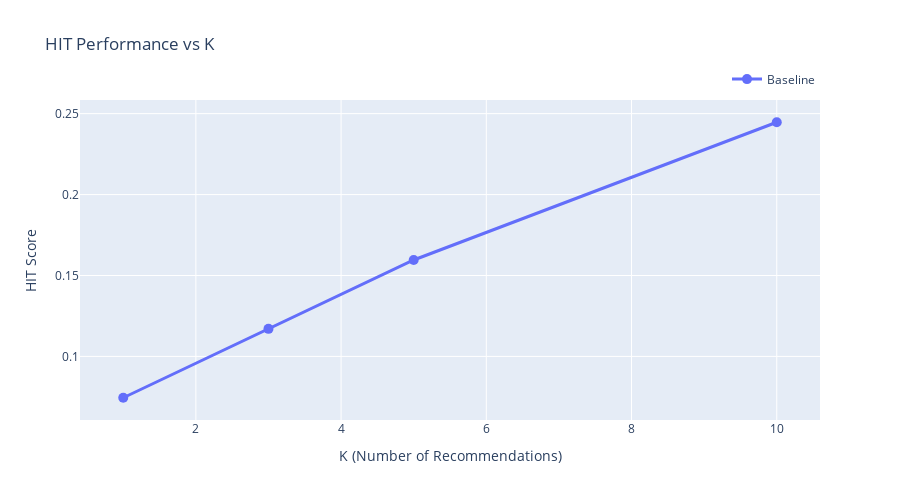
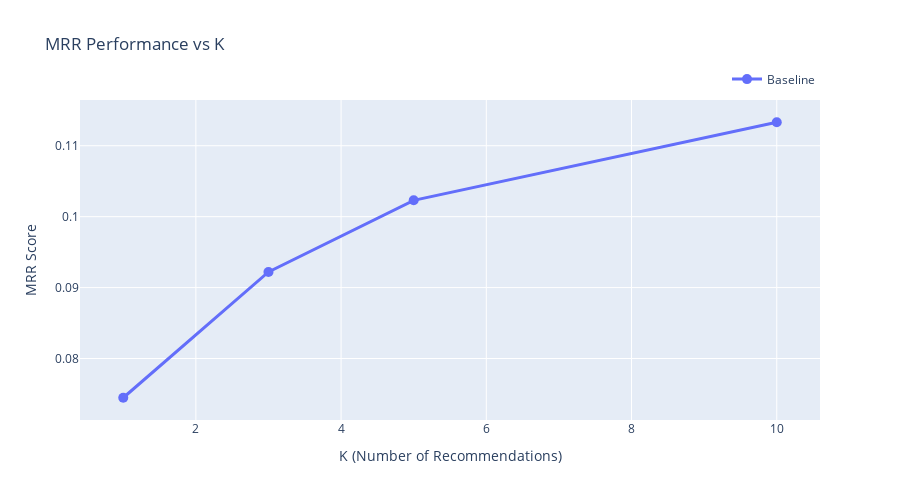
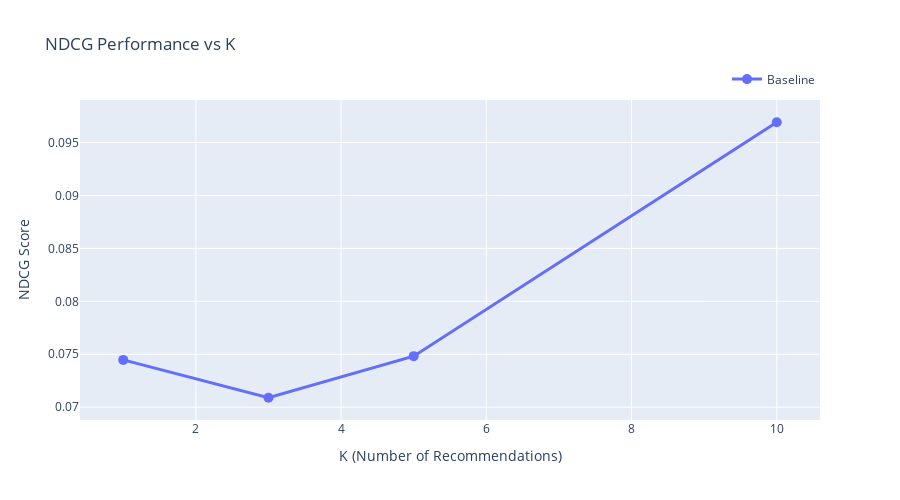

The notebook cell saved with these charts, in order:
### Code cell
# Show how metrics improve with K
for metric in ['HIT', 'MRR', 'NDCG', 'Recall']:
    fig = visualizer.plot_metric_vs_k(metric_type=metric, k_values=[1, 3, 5, 10])
    fig.show()

### Figure 1 — Plotly figure (JSON) as saved in the notebook; plotly's stock layout.template omitted (floating-point values rounded to 4 significant figures)
{"data": [{"line": {"width": 3}, "marker": {"size": 10}, "mode": "lines+markers", "name": "Baseline", "type": "scatter", "x": [1, 3, 5, 10], "y": [0.07447, 0.117, 0.1596, 0.2447]}], "layout": {"height": 500, "hovermode": "x unified", "legend": {"orientation": "h", "x": 1, "xanchor": "right", "y": 1.02, "yanchor": "bottom"}, "showlegend": true, "title": {"text": "HIT Performance vs K"}, "xaxis": {"title": {"text": "K (Number of Recommendations)"}}, "yaxis": {"title": {"text": "HIT Score"}}}}

### Figure 2 — Plotly figure (JSON) as saved in the notebook; plotly's stock layout.template omitted (floating-point values rounded to 4 significant figures)
{"data": [{"line": {"width": 3}, "marker": {"size": 10}, "mode": "lines+markers", "name": "Baseline", "type": "scatter", "x": [1, 3, 5, 10], "y": [0.07447, 0.0922, 0.1023, 0.1133]}], "layout": {"height": 500, "hovermode": "x unified", "legend": {"orientation": "h", "x": 1, "xanchor": "right", "y": 1.02, "yanchor": "bottom"}, "showlegend": true, "title": {"text": "MRR Performance vs K"}, "xaxis": {"title": {"text": "K (Number of Recommendations)"}}, "yaxis": {"title": {"text": "MRR Score"}}}}

### Figure 3 — Plotly figure (JSON) as saved in the notebook; plotly's stock layout.template omitted (floating-point values rounded to 4 significant figures)
{"data": [{"line": {"width": 3}, "marker": {"size": 10}, "mode": "lines+markers", "name": "Baseline", "type": "scatter", "x": [1, 3, 5, 10], "y": [0.07447, 0.07089, 0.07482, 0.09691]}], "layout": {"height": 500, "hovermode": "x unified", "legend": {"orientation": "h", "x": 1, "xanchor": "right", "y": 1.02, "yanchor": "bottom"}, "showlegend": true, "title": {"text": "NDCG Performance vs K"}, "xaxis": {"title": {"text": "K (Number of Recommendations)"}}, "yaxis": {"title": {"text": "NDCG Score"}}}}
